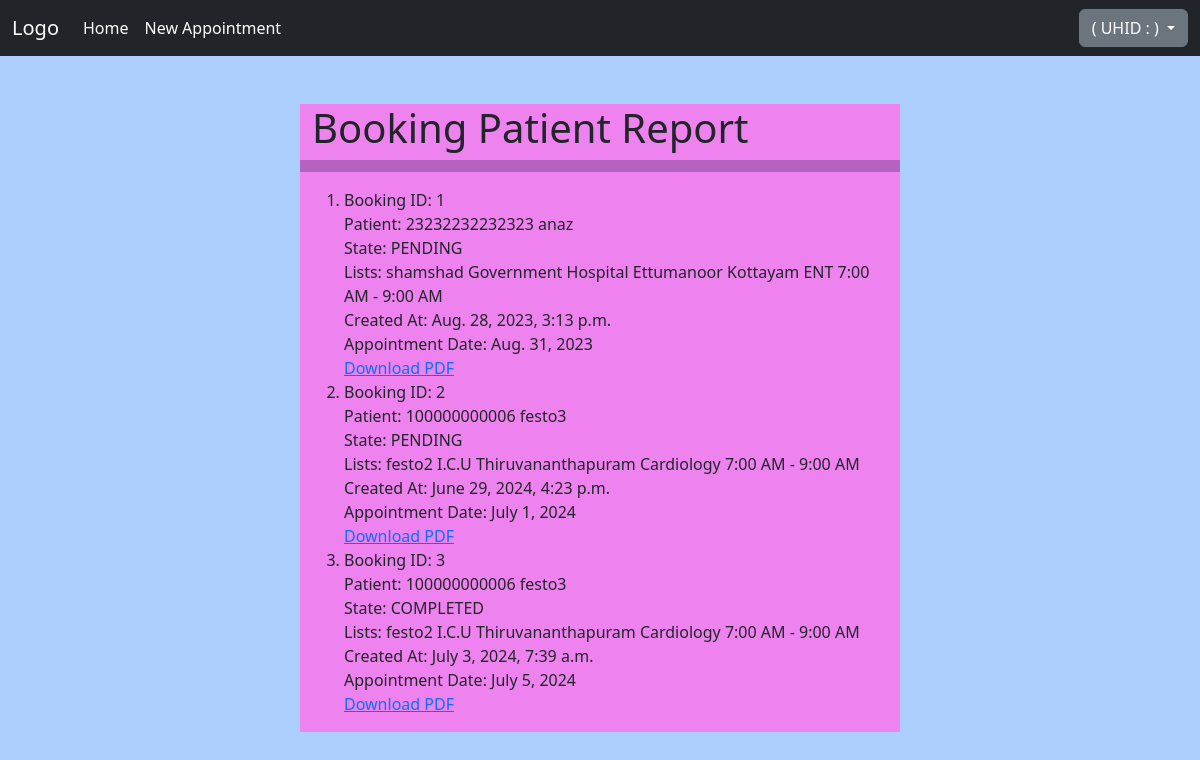
The page /generate_appointment_report/ on the database its author committed.
### hospital/models.py (models this page shows, shortened)
class BookingPatient(models.Model):
    state_Choices = (
        ('COMPLETED', 'COMPLETED'),
        ('PENDING', 'PENDING'),
        ('DELETED', 'DELETED'),
    )
    patient = models.ForeignKey(Patient, on_delete=models.CASCADE)
    state = models.CharField(max_length=20, choices=state_Choices, null=True, blank=True)
    lists = models.ForeignKey(List, on_delete=models.CASCADE)
    created_at = models.DateTimeField(auto_now_add=True)
    appointmentDate = models.DateField()
    documents = models.FileField(upload_to='hospital/prescription', null=True)

class List(models.Model):
    hospital = models.ForeignKey(Hospital, on_delete=models.CASCADE)
    doctor = models.ForeignKey(Doctor, on_delete=models.CASCADE)
    timeslot = models.ForeignKey(Timing, on_delete=models.CASCADE)
    department = models.ForeignKey(Department, on_delete=models.CASCADE)
    class Meta:
        unique_together = ('hospital', 'doctor', 'department', 'timeslot')
    def __str__(self):
        return f'{self.doctor} {self.hospital} {self.department} {self.timeslot}'

class Hospital(models.Model):
    hos_Choices = (
        ('Nairobi Headquarters Hospital', 'Nairobi Headquarters Hospital'),
        ('Medical College Hospital', 'Medical College Hospital'),
        ('Family Health Center', 'Family Health Center'),
    )
    dct_Choices = (
        ('Nairobi', 'Nairobi'),
        ('Kisumu', 'Kisumu'),
        ('Nakuru', 'Nakuru'),
        ('Eldoret', 'Eldoret'),
        ('Naivasha', 'Naivasha'),
        ('Kiambu', 'Kiambu'),
        ('Kikuyu', 'Kikuyu'),
        ('Embu', 'Embu'),
    )
    name = models.CharField(max_length=100, unique=True)
    hos_type = models.CharField(max_length=100, choices=hos_Choices)
    district = models.CharField(max_length=100, choices=dct_Choices)
    createdBy = models.ForeignKey(HospitalAdmin, on_delete=models.CASCADE)
    createdOn = models.DateTimeField(auto_now_add=True)
    status = models.IntegerField(default=1)
    def __str__(self):
        return f'{self.name} {self.district}'

class Department(models.Model):
    name = models.CharField(max_length=100, unique=True)
    def __str__(self):
        return f'{self.name}'

class Timing(models.Model):
    Time_Choices = (
        ('7:00 AM - 9:00 AM', '7:00 AM - 9:00 AM'),
        ('10:00 AM - 12:00 PM', '10:00 AM - 12:00 PM'),
        ('1:00 PM - 3:00 PM', '1:00 PM - 3:00 PM'),
        ('4:00 PM - 6:00 PM', '4:00 PM - 6:00 PM'),
        ('NULL', 'Not Available'),
    )
    timeslot = models.CharField(max_length=100, choices=Time_Choices)
    is_active = models.IntegerField(default=1)
    def __str__(self):
        return f'{self.timeslot}'

### patient/models.py (models this page shows)
class Patient(models.Model):
    userID = models.ForeignKey(CustomUser, on_delete=models.CASCADE)
    patient_uhid = models.BigIntegerField()
    def __str__(self):
     return f'{self.patient_uhid} {self.userID}'

### userSystem/models.py (models this page shows)
class CustomUser(AbstractUser):
    phone_number= models.CharField(null=True, blank=True,max_length=10)
    user_Type = models.CharField(max_length=10, choices=userChoices,default='NULL')
    profilepic = models.ImageField(upload_to='user/profilepic/', null=True, storage=OverwriteStorage(),default='user/profilepic/default.svg')

### doctor/models.py (models this page shows)
class Doctor(models.Model):
    userID = models.ForeignKey(CustomUser, on_delete=models.CASCADE)
    is_active = models.IntegerField(default=1)
    def __str__(self):
     return f' {self.userID}'

### patient/views.py (the view)
# urls.py: path('generate_appointment_report/', views.generate_appointment_report, name='generate_appointment_report'),
def generate_appointment_report(request):
    bookings = BookingPatient.objects.all()
    return render(request, 'patientApp/booking_report.html', {'bookings': bookings})

### patient/templates/patientApp/booking_report.html (shortened to what this page needs)
{% extends "patientApp/base.html" %}
{% load crispy_forms_tags %}
{% load static %}
{% block navbar %}
<section id="navbar">
    {% include 'patientApp/navbar.html' %}
</section>
{% endblock navbar %}
{% block content %}
<div class="d-flex justify-content-center">
  <div class="container-fluid col-xl-6 col-12 m-5" style="background-color: violet;">
    <div class="row">
      <h1>Booking Patient Report</h1>
      <hr class="custom-hr">
      <div>
        <ol>
          {% for booking in bookings %}
          <li>
            Booking ID: {{ booking.id }}<br>
            Patient: {{ booking.patient }}<br>
            State: {{ booking.get_state_display }}<br>
            Lists: {{ booking.lists }}<br>
            Created At: {{ booking.created_at }}<br>
            Appointment Date: {{ booking.appointmentDate }}<br>
            <a href="#" onclick="downloadPDF('{{ booking.id }}')">Download PDF</a>
          </li>
          {% endfor %}
        </ol>
      </div>
    </div>
  </div>
</div>
{% endblock content %}

### patient/templates/patientApp/base.html (shortened to what this page needs)
{% load static %}
<!DOCTYPE html>
<html>
    <head>
          <link href='https://ajax.googleapis.com/ajax/libs/jqueryui/1.12.1/themes/ui-lightness/jquery-ui.css' rel='stylesheet'>
        <link href="https://cdn.jsdelivr.net/npm/bootstrap@5.2.0/dist/css/bootstrap.min.css" rel="stylesheet">
        <link rel="stylesheet" href="{% static 'patientApp/css/style.css' %}">
        <link rel="stylesheet" href="https://cdn.jsdelivr.net/npm/bootstrap-icons@1.9.1/font/bootstrap-icons.css">
        <link rel="stylesheet" type="text/css" href="https://cdn.datatables.net/1.12.1/css/jquery.dataTables.css">
    </head>
    <body style="background-color:#accffe ;">
        {% block navbar %}
        {% endblock navbar %}
        {% block content %}
        {% endblock content %}
    </body>
</html>

### patient/templates/patientApp/navbar.html (shortened to what this page needs)
<nav class="navbar navbar-expand-lg navbar-dark bg-dark">
  <div class="container-fluid">
    <a class="navbar-brand" href="{% url 'home' %}">Logo</a>
    <div class="collapse navbar-collapse" id="navbarTogglerDemo02">
      <ul class="navbar-nav me-auto mb-2 mb-lg-0">
        <li class="nav-item">
          <a class="nav-link active" aria-current="page" href="{% url 'homePatient' %}">Home</a>
        </li>
        <li class="nav-item">
          <a class="nav-link active " aria-current="page" href="{% url 'patientNewbooking' %}">New Appointment</a>
        </li>
      </ul>
      <div class="btn-group  ">
        <button class="btn btn-secondary dropdown-toggle" type="button" data-bs-toggle="dropdown" aria-expanded="false">
          {{user.first_name}} ( UHID : {{patient.patient_uhid}} )
        </button>
      </div>
    </div>
  </div>
</nav>

### patient/static/patientApp/css/style.css (style rules this page uses)
.custom-hr { height: 12px; width: 100%; background-color: rgb(8, 3, 59); border: none; }

### rows shown on the page
BookingPatient: id "1", patient "23232232232323 anaz", state "PENDING", lists "shamshad Government Hospital Ettumanoor Kottayam ENT 7:00 AM - 9:00 AM", created_at "Aug. 28, 2023, 3:13 p.m.", appointmentDate "Aug. 31, 2023"
BookingPatient: id "2", patient "100000000006 festo3", state "PENDING", lists "festo2 I.C.U Thiruvananthapuram Cardiology 7:00 AM - 9:00 AM", created_at "June 29, 2024, 4:23 p.m.", appointmentDate "July 1, 2024"
BookingPatient: id "3", patient "100000000006 festo3", state "COMPLETED", lists "festo2 I.C.U Thiruvananthapuram Cardiology 7:00 AM - 9:00 AM", created_at "July 3, 2024, 7:39 a.m.", appointmentDate "July 5, 2024"
